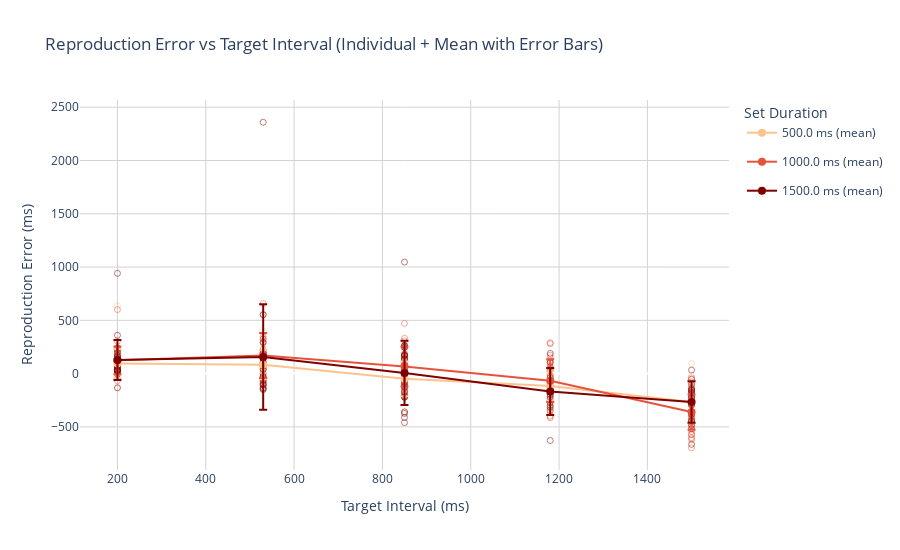

The notebook cell saved with this chart:
### Markdown cell above
# Error vs Target Interval (split by delay)

### Code cell
import pandas as pd
import plotly.graph_objects as go
import plotly.express as px
from matplotlib import cm
import matplotlib.colors as mcolors

# Filter and clean
go_df = df[df['phase'] == 'go'].copy()
go_df.dropna(subset=['target_interval', 'reproduced_interval', 'reproduction_error'], inplace=True)
for col in ['target_interval', 'set_duration', 'reproduced_interval', 'reproduction_error']:
    go_df[col] = pd.to_numeric(go_df[col], errors='coerce')

# Group for mean error stats
grouped = go_df.groupby(['target_interval', 'set_duration'])['reproduction_error'].agg(['mean', 'std', 'count']).reset_index()

# Colors ordered from red (low) to blue (high)
set_durations = sorted(go_df['set_duration'].unique())
cmap = cm.get_cmap('OrRd', len(set_durations)+1)
ordered_colors = [mcolors.to_hex(cmap(i+1)) for i in range(len(set_durations))]

fig = go.Figure()

# Plot all data points (circles)
for i, sd in enumerate(set_durations):
    subset = go_df[go_df['set_duration'] == sd]
    fig.add_trace(go.Scatter(
        x=subset['target_interval'],
        y=subset['reproduction_error'],
        mode='markers',
        name=f'{sd} ms (trials)',
        marker=dict(color=ordered_colors[i], size=6, opacity=0.5, symbol='circle-open'),
        legendgroup=str(sd),
        showlegend=False
    ))

# Plot mean with error bars
for i, sd in enumerate(set_durations):
    mean_subset = grouped[grouped['set_duration'] == sd]
    fig.add_trace(go.Scatter(
        x=mean_subset['target_interval'],
        y=mean_subset['mean'],
        error_y=dict(
            type='data',
            array=mean_subset['std'],
            visible=True
        ),
        mode='lines+markers',
        name=f'{sd} ms (mean)',
        marker=dict(color=ordered_colors[i], size=8),
        line=dict(width=2, color=ordered_colors[i]),
        legendgroup=str(sd)
    ))

# Layout
fig.update_layout(
    title='Reproduction Error vs Target Interval (Individual + Mean with Error Bars)',
    xaxis_title='Target Interval (ms)',
    yaxis_title='Reproduction Error (ms)',
    width=900,
    height=550,
    plot_bgcolor='white',
    xaxis=dict(showgrid=True, gridcolor='lightgray'),
    yaxis=dict(showgrid=True, gridcolor='lightgray'),
    legend_title='Set Duration'
)

fig.show()

### Figure 1 — Plotly figure (JSON) as saved in the notebook; plotly's stock layout.template omitted (floating-point values rounded to 4 significant figures)
{"data": [{"legendgroup": "500.0", "marker": {"color": "#fdc38d", "opacity": 0.5, "size": 6, "symbol": "circle-open"}, "mode": "markers", "name": "500.0 ms (trials)", "showlegend": false, "type": "scatter", "x": [1180, 200, 1180, 530, 200, 530, 530, 1180, 200, 200, 200, 850, 200, 1500, 530, 1500, 850, 1180, 1500, 1180, 1500, 200, 1180, 1180, 530, 200, 1500, 200, 200, 850, 200, 850, 530, 850, 530, 1500, 1500, 1500, 1180, 530, 1500, 1500, 850, 1180, 200, 530, 1500, 200, 200, 200, 200, 1180, 530, 530, 530, 850, 1500, 200, 1500, 200, 850, 530, 200, 1500, 200, 1180, 1180, 1500, 200, 200, 850, 1180, 530, 200, 530, 1180, 850, 850, 1180, 1180, 1180], "y": [-310, -135, -340, -130, 43, 50, 121, -202, 638, 121, 116, 48, 88, -429, -85, -452, -213, -11, -298, 28, -270, 31, -152, -62, -5, 108, -515, 110, -7, -358, 28, 120, 394, -96, 227, -365, -183, -97, -124, 59, -18, 93, 215, 111, 46, 300, -89, 111, 68, 3, 21, -40, 41, 67, 0, 24, -235, 131, -389, 83, 5, 67, 49, -142, 63, -23, -20, -609, 76, 157, -12, 6, 91, 218, 49, -196, -71, -205, -166, -80, -389]}, {"legendgroup": "1000.0", "marker": {"color": "#e7533a", "opacity": 0.5, "size": 6, "symbol": "circle-open"}, "mode": "markers", "name": "1000.0 ms (trials)", "showlegend": false, "type": "scatter", "x": [530, 200, 530, 1180, 200, 1500, 850, 200, 530, 1180, 1500, 200, 530, 1180, 530, 1180, 850, 1500, 850, 1180, 1500, 1500, 850, 1180, 850, 1180, 200, 850, 1500, 1500, 1180, 530, 200, 200, 200, 1500, 200, 850, 530, 850, 850, 850, 1500, 200, 850, 530, 1180, 200, 1180, 1180, 850, 530, 850, 850, 1180, 200, 200, 1180, 1500, 530, 1180, 1500, 1500, 530, 1500, 1180, 1180, 530, 850, 530, 530, 200, 1180, 200, 1180, 530, 1500, 200, 1500, 1500, 1500, 530, 530, 200, 200, 1500, 850, 200, 1180, 1500, 850, 1500, 850, 1500, 1180, 850, 530, 1500, 1500, 1500, 1500, 1500, 200, 1500, 1500, 200, 1500, 1500, 1180, 200, 530, 1180, 1180, 1500], "y": [85, 26, -69, -358, 75, -459, 148, -66, -76, -401, -133, 78, -91, -94, 657, -124, 47, -39, -193, 148, -411, -199, 331, 64, 175, 173, 102, 306, -362, -571, -414, 104, 85, 152, 200, -444, 75, -157, 43, 144, -109, -80, -620, 38, 172, 190, -343, 80, -118, 281, 471, 350, 163, -77, -170, 124, 186, -20, -192, 327, 102, -175, -183, 165, -206, 289, 120, 228, 88, 325, 100, 8, -172, 157, -129, -95, -601, 112, -81, -211, -696, 285, 551, 601, 303, -354, 75, 131, -131, -281, -141, -378, -180, -299, 62, 63, 2, -294, -365, -452, -421, -477, 73, -572, -360, 157, -544, -435, -76, 34, 149, -127, -106, -381]}, {"legendgroup": "1500.0", "marker": {"color": "#7f0000", "opacity": 0.5, "size": 6, "symbol": "circle-open"}, "mode": "markers", "name": "1500.0 ms (trials)", "showlegend": false, "type": "scatter", "x": [850, 1500, 200, 530, 850, 200, 200, 200, 850, 530, 200, 850, 530, 850, 1180, 200, 1180, 1500, 530, 1500, 530, 850, 530, 200, 530, 200, 1500, 1500, 530, 200, 200, 850, 530, 200, 200, 530, 850, 850, 850, 850, 1180, 200, 200, 850, 530, 1500, 1180, 200, 850, 530, 850, 1180, 1500, 200, 1500, 1180, 200, 850, 200, 200, 530, 1500, 850, 200, 530, 530, 1500, 530, 850, 1180, 200, 850, 850, 1500, 200, 850, 1180, 850, 1500, 200, 850, 200, 530, 1500, 530, 1500, 850, 530, 530, 530, 1180, 530, 200, 1180, 1500, 1180, 530, 200, 850, 530, 850, 1180, 200, 850, 850], "y": [137, -53, 91, 73, -412, -133, 94, 41, -119, 136, 360, 170, -143, -19, -299, 173, -38, -490, -151, 33, -62, -360, -109, 21, 173, 242, -145, -224, 295, 89, 941, 243, 88, 84, 88, 90, 134, 76, -209, -221, -628, 26, 32, -222, -134, -519, -272, 142, 249, 73, -374, -146, -156, 161, -174, 190, 113, -171, 227, 80, 76, -154, 266, 205, 106, 75, -228, 197, 261, 44, 39, 84, -38, -385, -6, 1047, 105, 171, -442, 78, -67, 62, 195, -664, -29, -292, 183, -26, 2359, -45, -197, 38, 25, -236, -104, -319, 554, 111, -460, -102, -128, -217, 67, 31, -96]}, {"error_y": {"array": [136.9, 136.1, 163.3, 138.3, 196.4], "type": "data", "visible": true}, "legendgroup": "500.0", "line": {"color": "#fdc38d", "width": 2}, "marker": {"color": "#fdc38d", "size": 8}, "mode": "lines+markers", "name": "500.0 ms (mean)", "type": "scatter", "x": [200, 530, 850, 1180, 1500], "y": [94.22, 83.07, -49.36, -115.9, -266.5]}, {"error_y": {"array": [131.0, 210.5, 187.2, 200.6, 165.9], "type": "data", "visible": true}, "legendgroup": "1000.0", "line": {"color": "#e7533a", "width": 2}, "marker": {"color": "#e7533a", "size": 8}, "mode": "lines+markers", "name": "1000.0 ms (mean)", "type": "scatter", "x": [200, 530, 850, 1180, 1500], "y": [124.1, 170, 65.58, -67.13, -361.2]}, {"error_y": {"array": [187.2, 495.5, 301.6, 220.6, 194.6], "type": "data", "visible": true}, "legendgroup": "1500.0", "line": {"color": "#7f0000", "width": 2}, "marker": {"color": "#7f0000", "size": 8}, "mode": "lines+markers", "name": "1500.0 ms (mean)", "type": "scatter", "x": [200, 530, 850, 1180, 1500], "y": [127.9, 155.3, 5.778, -167.8, -266.5]}], "layout": {"height": 550, "legend": {"title": {"text": "Set Duration"}}, "plot_bgcolor": "white", "title": {"text": "Reproduction Error vs Target Interval (Individual + Mean with Error Bars)"}, "width": 900, "xaxis": {"gridcolor": "lightgray", "showgrid": true, "title": {"text": "Target Interval (ms)"}}, "yaxis": {"gridcolor": "lightgray", "showgrid": true, "title": {"text": "Reproduction Error (ms)"}}}}
